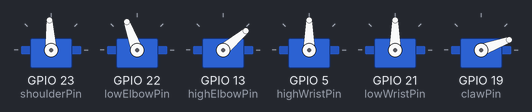
A sketch run on a simulated ESP32. Parts: 6 × servo.

Above: at 0.0 s.
At 11.0 s:
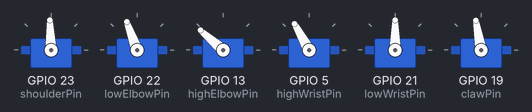
At 15.0 s:
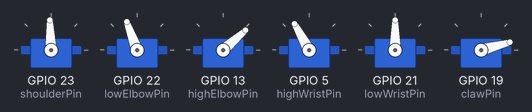
At 24.2 s:
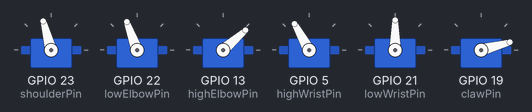
At 31.4 s:
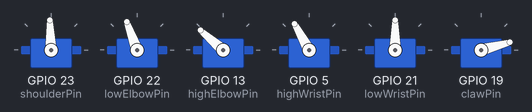
At 38.6 s:
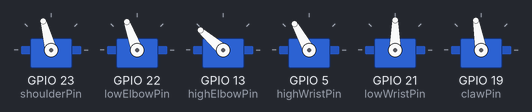
Timing chart, 0 to 40.0 s (numbered marks = the images above):
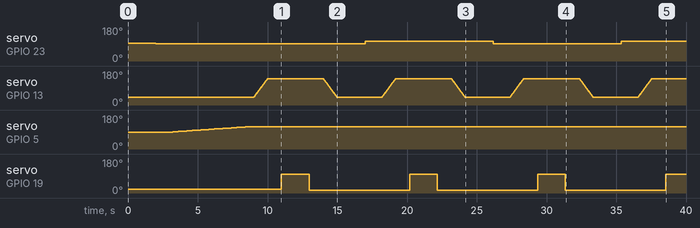

Measured:
- by itself, servo on GPIO 23 (shoulderPin): 93° → 92° at 2.0 s, → 105° 15.0 s later, → 92° 9.2 s later, → 105° 9.2 s later
- by itself, servo on GPIO 5 (highWristPin): moves from 90° to 119° over 5.6 s
- by itself, servo on GPIO 19 (clawPin): alternates 100° for 2.0 s and 15° for 7.2 s

The sketch:

Pos1_to_Pos2.ino
```cpp
#include <ESP32Servo.h>

//pin assignment
static const int shoulderPin = 23;
static const int lowElbowPin = 22;
static const int highElbowPin = 13;
static const int highWristPin = 05;
static const int lowWristPin = 21;
static const int clawPin = 19;


 int shoulderPos = 93;
 int lowElbowPos = 110;
 int highElbowPos = 40;
 int highWristPos = 90;
 int lowWristPos= 90;

//class assignment
Servo shoulder;
Servo lowElbow;
Servo highElbow;
Servo highWrist;
Servo lowWrist;
Servo claw;

void setup() {
  Serial.begin(9600);
  shoulder.attach(shoulderPin, 900, 2100);
  lowElbow.attach(lowElbowPin,900, 2100);
  highElbow.attach(highElbowPin, 1500, 1900);
  highWrist.attach(highWristPin);
  lowWrist.attach(lowWristPin);
  claw.attach(clawPin);

 int shoulderPos = 93;
 int lowElbowPos = 110;
 int highElbowPos = 40;
 int highWristPos = 90;
 int lowWristPos= 90;
      //home position
      claw.write(20);
      shoulder.write(shoulderPos);
      lowElbow.write(lowElbowPos);
      highElbow.write(highElbowPos);
      highWrist.write(highWristPos);
      lowWrist.write(lowWristPos);

}

void loop() {
  //position 2
    delay(2000);
    shoulder.write(92);
    delay(1000);
  for (int i=highWristPos; i < 120; i++) {
      highWrist.write(i);
      highWristPos = i;
      delay(200);
      }
 for (int i=highElbowPos; i < 140; i++) {
      highElbow.write(i);
      highElbowPos = i;
      delay(10);
      }
      delay(1000);
      claw.write(100);
      delay(2000);

  // Lift out
      claw.write(15);
      delay(1000);
  for (int i=highElbowPos; i > 40; i--) {
      highElbow.write(i);
      highElbowPos = i;
      delay(10);
      }
  delay(2000);

  //Position 1
  shoulder.write(105);
  delay(1000);
   for (int i=highWristPos; i < 120; i++) {
      highWrist.write(i);
      highWristPos = i;
      delay(200);
      }
 for (int i=highElbowPos; i < 140; i++) {
      highElbow.write(i);
      highElbowPos = i;
      delay(10);
      }
      delay(1000);
      claw.write(100);
      delay(2000);

  // Lift out
      claw.write(15);
      delay(1000);
  for (int i=highElbowPos; i > 40; i--) {
      highElbow.write(i);
      highElbowPos = i;
      delay(10);
      }

}
```
